Frame 1 (no input): blank canvas, image omitted
Frame 60 (the mouse pressed at the canvas centre just before this capture): blank canvas, image omitted
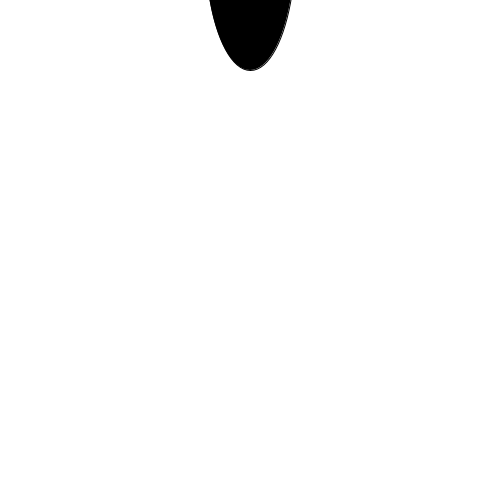
Frame 120 (the mouse held since frame 60 and released just before this capture)

The Processing sketch whose frames 1 and 60 were blank and that drew this single picture after the mouse press (run headless with seeded random() and noise(); from frame 60 on, the mouse is pressed at the canvas centre):

// Processing sketch: exercise_23_1
// ── exercise_23_1.pde
float y = 0.0;

void setup(){
size(500,500);
smooth();
fill(0);
  
}

void draw(){
  background(255);
  ellipse (mouseX,y,90,mouseY);
  y+= 5;
  if (y >= height + 70) { 
    y =-80;
    
  }
}
